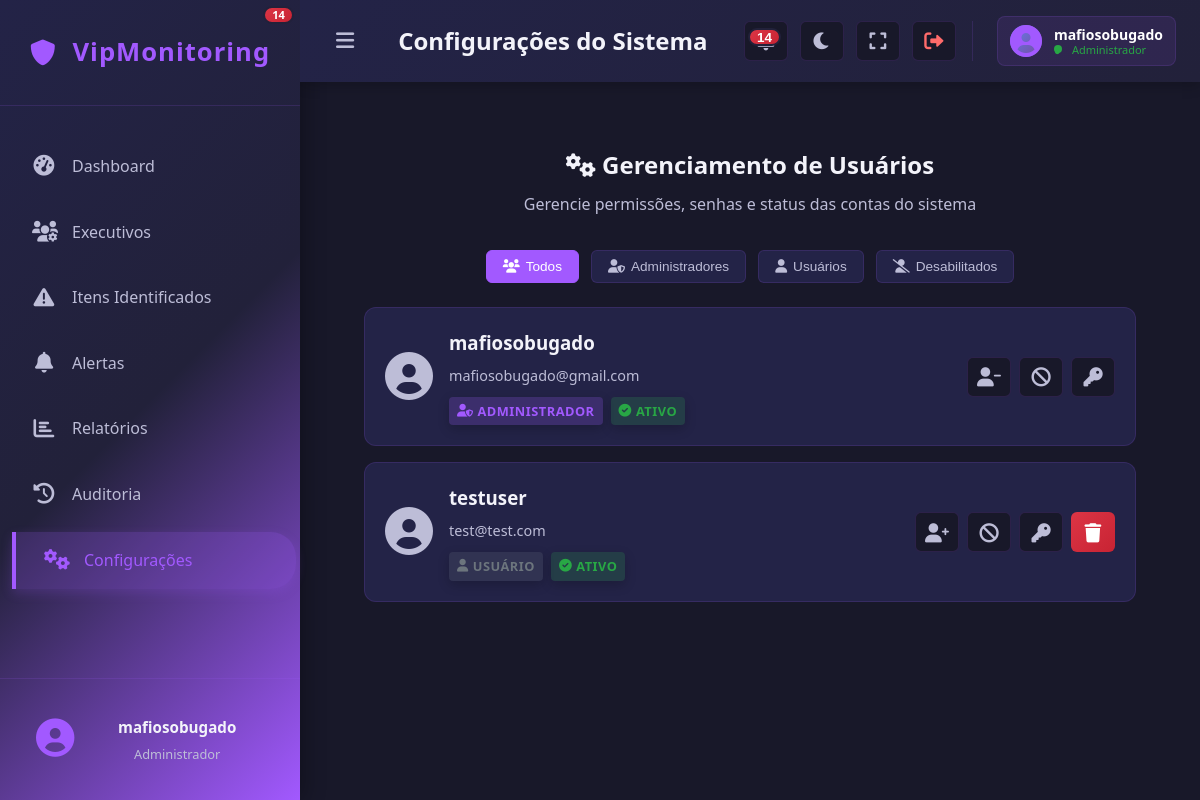
The app's page /config (signed in) with its own data.
### tables this page shows
CREATE TABLE users (
            id INTEGER PRIMARY KEY AUTOINCREMENT,
            username TEXT NOT NULL UNIQUE,
            email TEXT NOT NULL UNIQUE,
            password TEXT NOT NULL
        , user_type TEXT DEFAULT 'user', disabled BOOLEAN DEFAULT 0);

### app.py (the view)
@app.route('/config')
@login_required
def config():
    try:
        if not current_user.is_authenticated or current_user.user_type != 'admin':
            flash('Acesso negado. Apenas administradores podem acessar esta página.', 'danger')
            return redirect(url_for('dashboard'))
        users = database.User.get_all_users()
        return render_template('config.html', users=users, active_page='config')
    except Exception as e:
        print(f"Erro na rota config: {e}")
        traceback.print_exc()
        flash('Erro interno. Tente novamente.', 'danger')
        return redirect(url_for('dashboard'))

### app.py (called while the page is built)
@login_manager.user_loader
def load_user(user_id):
    try:
        return database.User.get(user_id)
    except Exception as e:
        print(f"Erro ao carregar usuário {user_id}: {e}")
        return None

### database.py (called while the page is built)
def get_db_connection():
    conn = sqlite3.connect(DATABASE)
    conn.row_factory = sqlite3.Row # Isso permite acessar colunas por nome
    return conn

    @staticmethod
    def get(user_id):
        conn = get_db_connection()
        user_data = conn.execute('SELECT * FROM users WHERE id = ?', (user_id,)).fetchone()
        conn.close()
        if user_data:
            user_type = user_data['user_type'] if 'user_type' in user_data.keys() else 'user'
            disabled = user_data['disabled'] if 'disabled' in user_data.keys() else False
            return User(user_data['id'], user_data['username'], user_data['email'], user_data['password'], user_type, disabled)
        return None

    @staticmethod
    def get_all_users():
        conn = get_db_connection()
        users_data = conn.execute('SELECT * FROM users ORDER BY username').fetchall()
        conn.close()
        users = []
        for user_data in users_data:
            user_type = user_data['user_type'] if 'user_type' in user_data.keys() else 'user'
            disabled = user_data['disabled'] if 'disabled' in user_data.keys() else False
            users.append(User(user_data['id'], user_data['username'], user_data['email'], user_data['password'], user_type, disabled))
        return users

### templates/config.html (shortened to what this page needs)
{% extends "base.html" %}
{% block page_title %}Configurações do Sistema{% endblock %}
{% block content %}
<div class="config-container">
    <div class="config-header">
        <h2><i class="fas fa-cogs"></i> Gerenciamento de Usuários</h2>
        <p>Gerencie permissões, senhas e status das contas do sistema</p>
    </div>
    <div class="config-filters">
        <div class="filter-group">
            <button class="filter-btn active" data-filter="all">
                <i class="fas fa-users"></i> Todos
            </button>
            <button class="filter-btn" data-filter="admin">
                <i class="fas fa-user-shield"></i> Administradores
            </button>
            <button class="filter-btn" data-filter="user">
                <i class="fas fa-user"></i> Usuários
            </button>
            <button class="filter-btn" data-filter="disabled">
                <i class="fas fa-user-slash"></i> Desabilitados
            </button>
        </div>
    </div>
    <div class="users-list">
        {% for user in users %}
        <div class="user-card" data-user-type="{{ user.user_type }}" data-status="{{ 'disabled' if user.disabled else 'active' }}">
            <div class="user-info">
                <div class="user-avatar">
                    <i class="fas fa-user-circle"></i>
                </div>
                <div class="user-details">
                    <h3>{{ user.username }}</h3>
                    <p>{{ user.email }}</p>
                    <div class="user-badges">
                        <span class="badge {{ 'admin' if user.user_type == 'admin' else 'user' }}">
                            <i class="fas fa-{{ 'user-shield' if user.user_type == 'admin' else 'user' }}"></i>
                            {{ 'Administrador' if user.user_type == 'admin' else 'Usuário' }}
                        </span>
                        <span class="badge {{ 'active' if not user.disabled else 'disabled' }}">
                            <i class="fas fa-{{ 'check-circle' if not user.disabled else 'times-circle' }}"></i>
                            {{ 'Ativo' if not user.disabled else 'Desabilitado' }}
                        </span>
                    </div>
                </div>
            </div>
            <div class="user-actions">
                <button class="action-btn toggle-admin" title="{{ 'Remover Admin' if user.user_type == 'admin' else 'Tornar Admin' }}"
                        onclick="toggleAdmin({{ user.id }}, '{{ user.user_type }}')">
                    <i class="fas fa-{{ 'user-minus' if user.user_type == 'admin' else 'user-plus' }}"></i>
                </button>
                <button class="action-btn toggle-status" title="{{ 'Desabilitar' if not user.disabled else 'Habilitar' }}"
                        onclick="toggleStatus({{ user.id }}, {{ 'true' if not user.disabled else 'false' }})">
                    <i class="fas fa-{{ 'ban' if not user.disabled else 'check' }}"></i>
                </button>
                <button class="action-btn change-password" title="Alterar Senha"
                        onclick="openPasswordModal({{ user.id }}, '{{ user.username }}')">
                    <i class="fas fa-key"></i>
                </button>
                {% if user.id != current_user.id %}
                <button class="action-btn delete-user" title="Excluir Usuário"
                        onclick="deleteUser({{ user.id }}, '{{ user.username }}')">
                    <i class="fas fa-trash"></i>
                </button>
                {% endif %}
            </div>
        </div>
        {% endfor %}
    </div>
</div>
{% endblock %}

### templates/base.html (shortened to what this page needs)
<!DOCTYPE html>
<html lang="pt-BR">
<head>
    <link rel="stylesheet" href="{{ url_for('static', filename='css/style.css') }}">
    <link rel="stylesheet" href="https://cdnjs.cloudflare.com/ajax/libs/font-awesome/6.0.0/css/all.min.css">
</head>
<body>
    <div class="app-container">
        <div class="sidebar">
            <div class="sidebar-header">
                <div class="app-logo">
                    <i class="fas fa-shield-alt"></i>
                    <span>VipMonitoring</span>
                </div>
            </div>
            <nav class="sidebar-nav">
                <ul>
                    <li class="nav-item {{ 'active' if active_page == 'dashboard' else '' }}">
                        <a href="{{ url_for('dashboard') }}">
                            <i class="fas fa-tachometer-alt"></i>
                            <span class="nav-text">Dashboard</span>
                        </a>
                    </li>
                    <li class="nav-item {{ 'active' if active_page == 'executives' else '' }}">
                        <a href="{{ url_for('executives') }}">
                            <i class="fas fa-users-cog"></i>
                            <span class="nav-text">Executivos</span>
                        </a>
                    </li>
                    <li class="nav-item {{ 'active' if active_page == 'items' else '' }}">
                        <a href="{{ url_for('items') }}">
                            <i class="fas fa-exclamation-triangle"></i>
                            <span class="nav-text">Itens Identificados</span>
                        </a>
                    </li>
                    <li class="nav-item {{ 'active' if active_page == 'alerts' else '' }}">
                        <a href="{{ url_for('alerts') }}">
                            <i class="fas fa-bell"></i>
                            <span class="nav-text">Alertas</span>
                            <span class="notification-badge" id="alertsBadge" style="display: none;"></span>
                        </a>
                    </li>
                    <li class="nav-item {{ 'active' if active_page == 'reports' else '' }}">
                        <a href="{{ url_for('reports') }}">
                            <i class="fas fa-chart-bar"></i>
                            <span class="nav-text">Relatórios</span>
                        </a>
                    </li>
                    <li class="nav-item {{ 'active' if active_page == 'audit' else '' }}">
                        <a href="{{ url_for('audit') }}">
                            <i class="fas fa-history"></i>
                            <span class="nav-text">Auditoria</span>
                        </a>
                    </li>
                    {% if current_user.is_authenticated and current_user.user_type == 'admin' %}
                    <li class="nav-item {{ 'active' if active_page == 'config' else '' }}">
                        <a href="{{ url_for('config') }}">
                            <i class="fas fa-cogs"></i>
                            <span class="nav-text">Configurações</span>
                        </a>
                    </li>
                    {% endif %}
                </ul>
            </nav>
            <div class="sidebar-footer">
                <div class="user-profile">
                    <div class="user-avatar">
                        <i class="fas fa-user-circle"></i>
                    </div>
                    <div class="user-info">
                        <span class="user-name">{{ current_user.username if current_user.is_authenticated else 'Usuário' }}</span>
                        <span class="user-role">{{ 'Administrador' if current_user.is_authenticated and current_user.user_type == 'admin' else 'Usuário' }}</span>
                    </div>
                </div>
            </div>
        </div>
        <div class="main-content">
            <nav class="navbar">
                <div class="navbar-left">
                    <button class="sidebar-toggle" onclick="toggleSidebar()">
                        <i class="fas fa-bars"></i>
                    </button>
                    <div class="page-title">
                        <h3>{% block page_title %}{% endblock %}</h3>
                    </div>
                </div>
                <div class="navbar-right">
                    <div class="navbar-actions">
                        <div style="position: relative;">
                            <button class="action-btn" id="alertBtn" title="Alertas Recentes" onclick="toggleAlertsDropdown()">
                                <i class="fas fa-bell"></i>
                                <span class="notification-badge" id="alertsCount" style="display: none;">0</span>
                            </button>
                        </div>
                        <button class="action-btn" title="Modo escuro" onclick="toggleDarkMode()">
                            <i class="fas fa-moon"></i>
                        </button>
                        <button class="action-btn" title="Tela cheia" onclick="toggleFullscreen()">
                            <i class="fas fa-expand"></i>
                        </button>
                        <button class="action-btn logout-btn" title="Sair" onclick="window.location.href='{{ url_for('logout') }}';return false;">
                            <i class="fas fa-sign-out-alt"></i>
                        </button>
                    </div>
                    <div class="user-info-navbar">
                        <div class="user-avatar-small">
                            <i class="fas fa-user-circle"></i>
                        </div>
                        <div class="user-details">
                            <span class="user-name">{{ current_user.username if current_user.is_authenticated else 'Usuário' }}</span>
                            <span class="user-status online">{{ 'Administrador' if current_user.is_authenticated and current_user.user_type == 'admin' else 'Usuário' }}</span>
                        </div>
                    </div>
                </div>
            </nav>
            <div class="content-area"
                 style="margin-left: 0; transition: margin-left 0.3s ease;"
                 data-sidebar-state="closed">
                {% block content %}{% endblock %}
            </div>
        </div>
    </div>
</body>
</html>

### templates/config.html (style rules this page uses)
.config-container { padding: 24px; max-width: 1200px; margin: 0 auto; }
.config-header { margin-bottom: 32px; text-align: center; }
.config-header h2 { color: var(--text-color-light); margin-bottom: 8px; }
.config-header p { color: var(--text-color-light-2); margin: 0; }
.config-filters { margin-bottom: 24px; }
.filter-group { display: flex; gap: 12px; justify-content: center; }
.filter-btn { padding: 8px 16px; border: 1px solid var(--border-color); background: var(--dark-bg-2); color: var(--text-color-light-2); border-radius: 6px; cursor: pointer; transition: all 0.2s ease; display: flex; align-items: center; gap: 6px; }
.filter-btn:hover, .filter-btn.active { background: var(--primary-color); color: white; border-color: var(--primary-color); }
.users-list { display: grid; gap: 16px; }
.user-card { background: var(--dark-bg-2); border: 1px solid var(--border-color); border-radius: 12px; padding: 20px; display: flex; justify-content: space-between; align-items: center; transition: all 0.2s ease; }
.user-info { display: flex; align-items: center; gap: 16px; }
.user-avatar i { font-size: 48px; color: var(--text-color-light-2); }
.user-details h3 { margin: 0 0 4px 0; color: var(--text-color-light); }
.user-details p { margin: 0 0 8px 0; color: var(--text-color-light-2); font-size: 0.9em; }
.user-badges { display: flex; gap: 8px; }
.badge { padding: 4px 8px; border-radius: 4px; font-size: 0.8em; display: flex; align-items: center; gap: 4px; }
.badge.admin { background: rgba(162, 89, 255, 0.2); color: var(--primary-color); }
.badge.user { background: rgba(108, 117, 125, 0.2); color: #6c757d; }
.badge.active { background: rgba(40, 167, 69, 0.2); color: #28a745; }
.user-actions { display: flex; gap: 8px; }
.action-btn { width: 40px; height: 40px; border: 1px solid var(--border-color); background: var(--dark-bg-1); color: var(--text-color-light-2); border-radius: 6px; cursor: pointer; transition: all 0.2s ease; display: flex; align-items: center; justify-content: center; }

### records on screen
users: username "mafiosobugado", user_type "Administrador", email "mafiosobugado@gmail.com", user_type "ADMINISTRADOR", disabled "ATIVO"
users: username "testuser", email "test@test.com", user_type "USUÁRIO", disabled "ATIVO"
